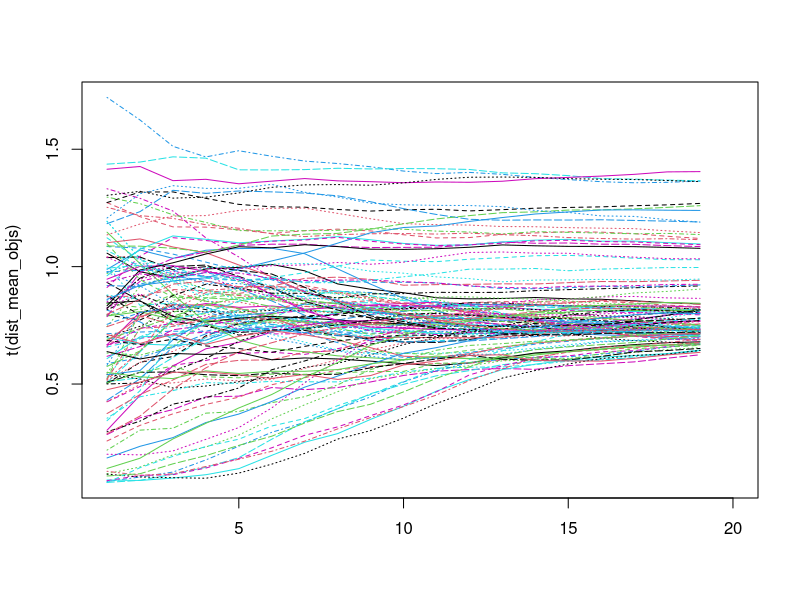
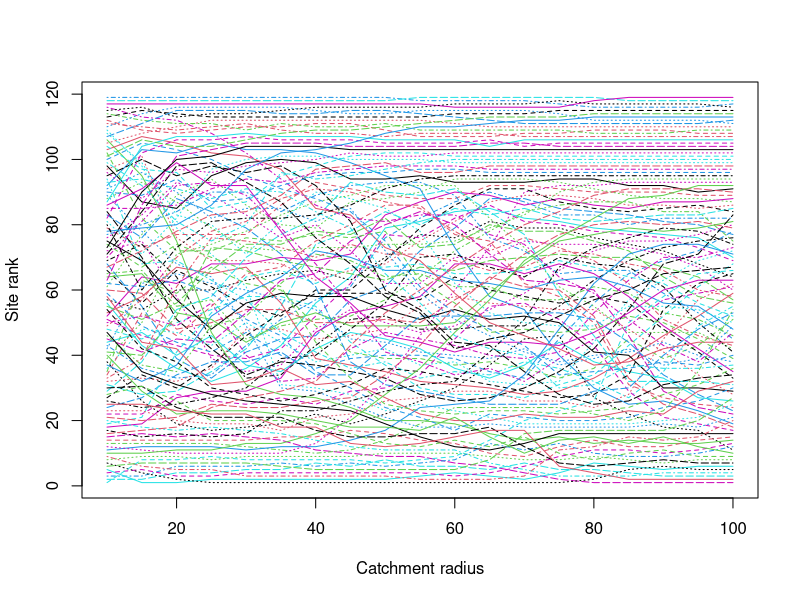

Write the R code that produced these figures, in order. (Note: this script raises an error after producing the figures.)
# catchment limit sensitivity: try out a bunch of catchment limits and see how that changes results
# need to have read in health_sites, etc. in main

library(data.table)

# travel times and distances to look at:
test_dists = seq(10,100,5)
test_times = seq(50,150,10)
library("RColorBrewer")
pal=brewer.pal(8,"Set1")[c(1:5,7,8)]

# calculate mean objectives for a couple of different distances:
# dist_mean_objs = data.frame("x"=rep(1, nrow(health_sites)))
# for (i in 1:length(test_dists)){
#   message(paste0(i, "/", length(test_dists)))
#   catches = apply(health_sites[,c("lon","lat")], 1,
#                   getDistanceCatchment,
#                   radius_m=1000*test_dists[i],
#                   ras=lulc_covs$objective)
#   summ = lapply(catches,
#                 function(x){mean(values(x), na.rm = TRUE)})
#   dist_mean_objs[,i] = unlist(summ)
# }
# colnames(dist_mean_objs) = paste0(test_dists, "km")
# dist_mean_objs$name = health_sites$name
# write.csv(dist_mean_objs, "output/distance_limits_mean_obj.csv", row.names=FALSE)
dist_mean_objs = read.csv("output/distance_limits_mean_obj.csv")

# time_mean_objs = data.frame("x"=rep(1, nrow(health_sites)))
# for (i in 1:length(test_times)){
#   message(paste0(i, "/", length(test_times)))
#   catches = sapply(1:nrow(health_sites), 
#                    getTimeCatchment,
#                     points=health_points,
#                     transition_surfaces=transition_surfaces,
#                     island_groups=health_sites$island_group,
#                     to_surface=lulc_covs$objective,
#                     time_cap=test_times[i])
#   summ = lapply(catches,
#                 function(x){mean(values(x), na.rm = TRUE)})
#   time_mean_objs[,i] = unlist(summ)
# }
# colnames(time_mean_objs) = paste0(test_times, "mins")
# time_mean_objs$name = health_sites$name
# write.csv(time_mean_objs, "output/travel_time_limits_mean_obj.csv", row.names=FALSE)
time_mean_objs = read.csv("output/travel_time_limits_mean_obj.csv")

################################################################################
# Here come the plots

# raw plot of mean values:
matplot(t(dist_mean_objs), type='l')

# plot of ranks:
dist_ranks = apply(dist_mean_objs, 2, rank)
matplot(x=test_dists, y=t(dist_ranks[,1:19]), type='l',
        xlab="Catchment radius", ylab="Site rank") # need to reverse y axis
# lots of movement in the middle.


# regency-level plot of raw means:

pal=brewer.pal(8,"Set1")[c(1:5,7,8)]
#"#E41A1C" "#377EB8" "#4DAF4A" "#984EA3" "#FF7F00" "#A65628" "#F781BF"

# get mean objective value of wider region
regional_means <- district_shapes %>%
  st_centroid() %>%
  st_geometry() %>%
  unlist() %>%
  matrix(ncol=2, byrow=TRUE) %>%
  data.frame() %>%
  rename(lon=X1, lat=X2) %>%
  apply(1, function(x){
    tmp = getDistanceCatchment(x, radius_m=150000, ras=lulc_covs$objective)
    mean(values(tmp), na.rm=TRUE)
    }
  )
  
# pal = viridis(7)[c(1,6,2,5,3,7,4)]
# "#440154FF" "#443A83FF" "#31688EFF" "#21908CFF" "#35B779FF" "#8FD744FF" "#FDE725FF"
# "#D53E4F" "#F46D43" "#FDAE61" "#FEE08B" "#FFFFBF" "#E6F598" "#ABDDA4" "#66C2A5" "#3288BD"
# "#9E0142" "#D53E4F" "#F46D43" "#FDAE61" "#FEE08B" "#FFFFBF" "#E6F598" "#ABDDA4""#66C2A5" "#3288BD" "#5E4FA2"
# pal = brewer.pal(11, "Spectral")[c(1:4,8:11)]
# pal = turbo(7)
pal=brewer.pal(8,"Set1")[c(1:5,7,8)]
# pal=plasma(7)

{png("figures/catch_limit_sensitivity/catch_limit_dist_raw.png",
     width = 3000,
     height = 2500,
     pointsize = 40)
  par(mfrow=c(3,3))
  for(i in 1:nrow(district_shapes)){
    # could stick with idn-wide scale, or ...
    select_objs <- dist_mean_objs[health_sites$regency == district_shapes$district_name[i],]
    matplot(x=test_dists, 
            y=t(select_objs[, grep("km", names(select_objs))]), 
            type='l',
            xlab="Catchment radius (km)", ylab="Site mean objective value",
            main=str_to_title(district_shapes$district_name[i]),
            col=pal[i],
            lty=1, lwd=2,
            cex.main=1.5, cex.lab=1.4)
    abline(h=regional_means[i], col="grey50", lty=2, lwd=2)
  }
  
  matplot(x=test_dists, y=t(dist_mean_objs[, grep("km", names(select_objs))]), type='l',
          xlab="Catchment radius (km)", ylab="Site mean objective value",
          col=pal[as.numeric(droplevels(health_sites$regency))],
          lty=1, main="All Sites", lwd=2,
          cex.main=1.5, cex.lab=1.4) # need to reverse y axis
  
  plot(0, bty='n', xaxt='n', yaxt='n', type='n', xlab="", ylab="")
  legend("left", legend=str_to_title(district_shapes$district_name), fill=pal, cex=1.4)
  dev.off()}

{png("figures/catch_limit_sensitivity/catch_limit_time_raw.png",
     width = 3000,
     height = 2500,
     pointsize = 40)
  par(mfrow=c(3,3))
  for(i in 1:nrow(district_shapes)){
    # could stick with idn-wide scale, or ...
    select_objs <- time_mean_objs[health_sites$regency == district_shapes$district_name[i],]
    matplot(x=test_times, 
            y=t(select_objs[, grep("min", names(select_objs))]), 
            type='l',
            xlab="Catchment radius (mins)", ylab="Site mean objective value",
            main=str_to_title(district_shapes$district_name[i]),
            col=pal[i],
            lty=1, lwd=2,
            cex.main=1.5, cex.lab=1.4)
    abline(h=regional_means[i], col="grey50", lty=2, lwd=2)
    if (sum(is.na(select_objs)) > 0){
      nastarts <- select_objs[, grep("min", names(select_objs))] %>%
        filter(if_any(everything(), is.na)) %>%
        apply(1, function(x){c(sum(is.na(x)), x[!is.na(x)][1])})
      points(test_times[nastarts[1,] + 1], nastarts[2,], col=pal[i], lwd=2, bg="white",
             cex=1.4, pch=21)
    }
  }
  
  matplot(x=test_times, y=t(time_mean_objs[, grep("min", names(select_objs))]), type='l',
          xlab="Catchment radius (mins)", ylab="Site mean objective value",
          col=pal[as.numeric(droplevels(health_sites$regency))],
          lty=1, main="All Sites", lwd=2,
          cex.main=1.5, cex.lab=1.4) # need to reverse y axis
  
  nastarts <- time_mean_objs[, grep("min", names(select_objs))] %>%
    mutate(pcol = as.numeric(droplevels(health_sites$regency))) %>%
    filter(if_any(-pcol, is.na)) %>%
    apply(1, function(x){c(sum(is.na(x)), x[!is.na(x)][1], x[["pcol"]])})
  points(test_times[nastarts[1,] + 1], nastarts[2,], col=pal[nastarts[3,]], lwd=2, 
         pch=21, bg="white")
  
  plot(0, bty='n', xaxt='n', yaxt='n', type='n', xlab="", ylab="")
  legend("left", legend=str_to_title(district_shapes$district_name), fill=pal, cex=1.4)
  dev.off()}

################################################################################
# let's do a ranked version of the above

dist_ranks = apply(dist_mean_objs[grep("km", names(dist_mean_objs))], 2, function(x){rank(-x)})

{png("figures/catch_limit_sensitivity/catch_limit_dist_rank.png",
     width = 3000,
     height = 2500,
     pointsize = 40)
  par(mfrow=c(3,3))
  for(i in 1:nrow(district_shapes)){
    # could stick with idn-wide scale, or ...
    select_objs <- dist_mean_objs[health_sites$regency == district_shapes$district_name[i],]
    select_ranks = apply(select_objs[, grep("km", names(select_objs))], 2, function(x){rank(-x)})
    plot(0, type="n", xlim=range(test_dists), ylim=rev(range(select_ranks, na.rm=TRUE)),
         xlab="Catchment radius (km)", ylab="Rank by site mean objective value",
         main=str_to_title(district_shapes$district_name[i]))
    sapply(1:nrow(select_ranks), function(j){
        tmp = sum(!is.na(select_ranks[j,]))
        lines(test_dists[(length(test_dists)-tmp+1):length(test_dists)], 
              select_ranks[j,!is.na(select_ranks[j,])],
              col=pal[i],
              lwd=2)
    })
  }
  
  plot(0, type="n", xlim=range(test_dists), ylim=rev(range(dist_ranks, na.rm=TRUE)),
       xlab="Catchment radius (km)", ylab="Rank by site mean objective value",
       main=str_to_title(district_shapes$district_name[i]))
  
  sapply(1:nrow(dist_ranks), function(j){
    tmp = sum(!is.na(dist_ranks[j,]))
    lines(test_dists[(length(test_dists)-tmp+1):length(test_dists)], 
          dist_ranks[j,!is.na(dist_ranks[j,])],
          col=pal[as.numeric(droplevels(health_sites$regency))][j],
          lwd=2)
  })
  
  plot(0, bty='n', xaxt='n', yaxt='n', type='n', xlab="", ylab="")
  legend("left", legend=str_to_title(district_shapes$district_name), fill=pal, cex=1.4)
  dev.off()}


time_ranks = apply(time_mean_objs[grep("mins", names(time_mean_objs))], 2, 
                   function(x){rank(-x, na.last=TRUE)})
time_ranks[which(is.na(time_mean_objs))] = NA

{png("figures/catch_limit_sensitivity/catch_limit_time_rank.png",
     width = 3000,
     height = 2500,
     pointsize = 40)
  par(mfrow=c(3,3))
  for(i in 1:nrow(district_shapes)){
    # could stick with idn-wide scale, or ...
    select_objs <- time_mean_objs[health_sites$regency == district_shapes$district_name[i],]
    select_ranks = apply(select_objs[, grep("mins", names(select_objs))], 2, function(x){rank(-x, na.last=TRUE)})
    select_ranks[which(is.na(select_objs))] = NA
    plot(0, type="n", xlim=range(test_times), ylim=rev(range(select_ranks, na.rm=TRUE)),
         xlab="Catchment radius (mins)", ylab="Rank by site mean objective value",
         main=str_to_title(district_shapes$district_name[i]))
    sapply(1:nrow(select_ranks), function(j){
      tmp = sum(!is.na(select_ranks[j,]))
      lines(test_times[(length(test_times)-tmp+1):length(test_times)], 
            select_ranks[j,!is.na(select_ranks[j,])],
            col=pal[i],
            lwd=2)
    })
    # i've completely forgotten how tf this works
    if (sum(is.na(select_objs)) > 1){
      nastarts <- select_ranks[, grep("min", names(select_objs))] %>%
        as.data.frame() %>%
        mutate(pcol = rep(i, nrow(select_objs))) %>%
        filter(if_any(-pcol, is.na)) %>%
        apply(1, function(x){c(sum(is.na(x)), x[!is.na(x)][1], x[["pcol"]])})
      points(test_times[nastarts[1,] + 1], nastarts[2,], col=pal[nastarts[3,]], lwd=2, 
             pch=21, bg="white")
    }
    
  }
  
  plot(0, type="n", xlim=range(test_times), ylim=rev(range(time_ranks, na.rm=TRUE)),
       xlab="Catchment radius (mins)", ylab="Rank by site mean objective value",
       main=str_to_title(district_shapes$district_name[i]))
  
  sapply(1:nrow(time_ranks), function(j){
    tmp = sum(!is.na(time_ranks[j,]))
    lines(test_times[(length(test_times)-tmp+1):length(test_times)], 
          time_ranks[j,!is.na(time_ranks[j,])],
          col=pal[as.numeric(droplevels(health_sites$regency))][j],
          lwd=2)
  })
  
  nastarts <- time_ranks[, grep("min", names(time_mean_objs))] %>%
    as.data.frame() %>%
    mutate(pcol = as.numeric(droplevels(health_sites$regency))) %>%
    filter(if_any(-pcol, is.na)) %>%
    apply(1, function(x){c(sum(is.na(x)), x[!is.na(x)][1], x[["pcol"]])})
  points(test_times[nastarts[1,] + 1], nastarts[2,], col=pal[nastarts[3,]], lwd=2, 
         pch=21, bg="white")
  
  plot(0, bty='n', xaxt='n', yaxt='n', type='n', xlab="", ylab="")
  legend("left", legend=str_to_title(district_shapes$district_name), fill=pal, cex=1.4)
  dev.off()}

# something weird going on in Nunukan? Tied ranks? catchments must just be too big? Or are we on the island?

################################################################
# IS THIS THE FIGURE ON MY FIRST PK POSTER? YES!

i=7 # MALINAU

select_objs = time_mean_objs[which(health_sites$regency == "MALINAU"),
                             1:length(test_times)]
select_ranks = apply(select_objs, 2, function(x){rank(-x)})
#select_ranks[which(select_objs == 0)] = 0
select_ranks[which(is.na(select_objs))] = NA
select_ranks <- select_ranks[order(select_objs$`100mins`), ]
select_objs <-select_objs[order(select_objs$`100mins`), ]


linelwd <- 4
pal <- viridis(100)[seq(25,93,length.out=nrow(select_objs))]

{png(paste0("figures/catch_limit_sensitivity/malinau_time_limits.png"),
    width = 2800,
    height = 1600,
    pointsize = 40)
par(mar=c(4.1,4.1,4.1,2.1), mfrow=c(1,2))

plot(0,type="n", xlim=range(test_times), ylim=range(select_objs, na.rm=TRUE),
     xlab="Catchment time limit (mins)", ylab="Site objective value",
     #main="Sensitivity to catchment limit\n(Malinau district)",
     col=pal[1], cex.lab=1.5, cex.main=1.5,lty=1, xaxt="n")
axis(1, test_times, test_times)
abline(v=100, lty=5, col="grey60", lwd=linelwd)
sapply(1:nrow(select_objs), function(j){
  tmp = sum(!is.na(select_objs[j,]))
  lines(test_times[(length(test_times)-tmp+1):length(test_times)], 
        select_objs[j,!is.na(select_objs[j,])],
        col=pal[j],
        lwd=linelwd)
})

nastarts <- select_objs[, grep("min", names(select_objs))] %>%
  filter(if_any(everything(), is.na)) %>%
  apply(1, function(x){c(sum(is.na(x)), x[!is.na(x)][1])})
points(test_times[nastarts[1,] + 1], nastarts[2,],
       col=pal[unique(which(is.na(select_objs), arr.ind=TRUE)[,1])], 
       cex=1.5, lwd=linelwd, pch=21, bg="white")

par(xpd=TRUE)
subfigure_label(par()$usr, -0.1, 1.1, "(a)", cex.label = 1.3)
par(xpd=FALSE)


plot(0,type="n", xlim=range(test_times), ylim=rev(range(select_ranks, na.rm=TRUE)),
     xlab="Catchment time limit (mins)", ylab="Site ranking",
     #main="Sensitivity to catchment limit\n(Malinau district)",
     col=pal[1], cex.lab=1.5, cex.main=1.5,lty=1, xaxt="n")
axis(1, test_times, test_times)
abline(v=100, lty=5, col="grey60", lwd=linelwd)
abline(h=0:15, col="grey80", lwd=1)
tmp = sapply(1:nrow(select_ranks), function(j){
  tmp = sum(!is.na(select_ranks[j,]))
  lines(test_times[(length(test_times)-tmp+1):length(test_times)], 
        select_ranks[j,!is.na(select_ranks[j,])],
        col=pal[j],
        lwd=linelwd)
  return(ifelse(tmp == length(test_times),
                NA,
                select_ranks[j, max(which(is.na(select_ranks[j,]))) + 1]))
})


points(c(60,100), c(7,6), 
       col=pal[unique(which(is.na(select_objs), arr.ind=TRUE)[,1])], 
       cex=1.5, lwd=linelwd, pch=21, bg="white")

par(xpd=TRUE)
subfigure_label(par()$usr, -0.1, 1.1, "(b)", cex.label = 1.3)
par(xpd=FALSE)


dev.off()}

################################################################
# HOW ABOUT LANGKAT ?

select_objs = time_mean_objs[which(health_sites$regency == "LANGKAT"),
                             1:length(test_times)]
select_ranks = apply(select_objs, 2, function(x){rank(-x)})
#select_ranks[which(select_objs == 0)] = 0
select_ranks[which(is.na(select_objs))] = NA
select_ranks <- select_ranks[order(select_objs$`100mins`), ]
select_objs <-select_objs[order(select_objs$`100mins`), ]


linelwd <- 4
pal <- viridis(100)[seq(25,93,length.out=nrow(select_objs))]

{png(paste0("figures/catch_limit_sensitivity/langkat_time_limits.png"),
     width = 2800,
     height = 1600,
     pointsize = 40)
  par(mar=c(4.1,4.1,4.1,2.1), mfrow=c(1,2))
  
  plot(0,type="n", xlim=range(test_times), ylim=range(select_objs, na.rm=TRUE),
       xlab="Catchment time limit (mins)", ylab="Site objective value",
       #main="Sensitivity to catchment limit\n(langkat district)",
       col=pal[1], cex.lab=1.5, cex.main=1.5,lty=1, xaxt="n")
  axis(1, test_times, test_times)
  abline(v=100, lty=5, col="grey60", lwd=linelwd)
  sapply(1:nrow(select_objs), function(j){
    tmp = sum(!is.na(select_objs[j,]))
    lines(test_times[(length(test_times)-tmp+1):length(test_times)], 
          select_objs[j,!is.na(select_objs[j,])],
          col=pal[j],
          lwd=linelwd)
  })
  
  par(xpd=TRUE)
  subfigure_label(par()$usr, -0.1, 1.1, "(a)", cex.label = 1.3)
  par(xpd=FALSE)
  
  
  plot(0,type="n", xlim=range(test_times), ylim=rev(range(select_ranks, na.rm=TRUE)),
       xlab="Catchment time limit (mins)", ylab="Site ranking",
       #main="Sensitivity to catchment limit\n(Malinau district)",
       col=pal[1], cex.lab=1.5, cex.main=1.5,lty=1, xaxt="n")
  axis(1, test_times, test_times)
  abline(v=100, lty=5, col="grey60", lwd=linelwd)
  abline(h=0:nrow(select_ranks), col="grey80", lwd=1)
  tmp = sapply(1:nrow(select_ranks), function(j){
    tmp = sum(!is.na(select_ranks[j,]))
    lines(test_times[(length(test_times)-tmp+1):length(test_times)], 
          select_ranks[j,!is.na(select_ranks[j,])],
          col=pal[j],
          lwd=linelwd)
    return(ifelse(tmp == length(test_times),
                  NA,
                  select_ranks[j, max(which(is.na(select_ranks[j,]))) + 1]))
  })
  
  par(xpd=TRUE)
  subfigure_label(par()$usr, -0.1, 1.1, "(b)", cex.label = 1.3)
  par(xpd=FALSE)
  
  
  dev.off()}
